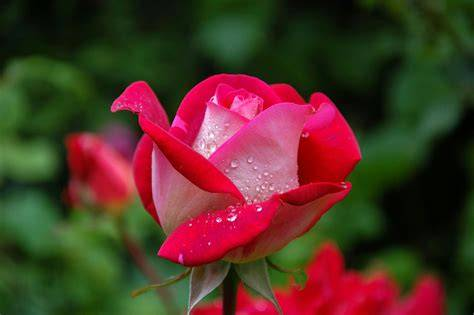
#> input picture LAB_EXPERIMENTS/image.jpg, 474 x 315 px
$ python experiment16.py   (older library calls are emulated)
#> lines starting #> are read from the running program, lines starting #| are printed output that depends on the picture
import cv2
import matplotlib.pyplot as plt

# Read the image
image = cv2.imread("image.jpg")
#> image is the input picture: shape (315, 474, 3); mean B, G, R 38.4, 51.4, 81.6

# Check whether the image is loaded
if image is None:
    print("Error: Could not load image")
    exit()

# Convert image to grayscale
gray_image = cv2.cvtColor(image, cv2.COLOR_BGR2GRAY)
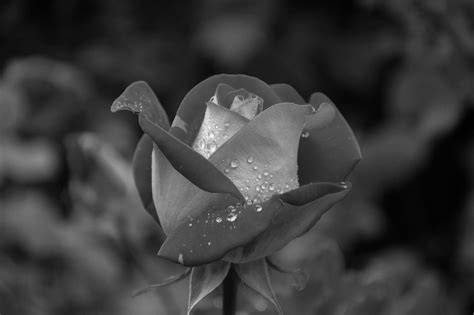
#> gray_image: shape (315, 474); min 0, max 251, mean 59

# Apply Sobel operator in X direction
sobel_x = cv2.Sobel(gray_image, cv2.CV_64F, 1, 0, ksize=3)
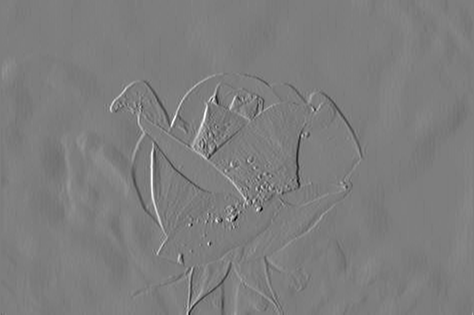
#> sobel_x: shape (315, 474) float64; min -527, max 539, mean -0.4; drawn with min black and max white

# Apply Sobel operator in Y direction
sobel_y = cv2.Sobel(gray_image, cv2.CV_64F, 0, 1, ksize=3)
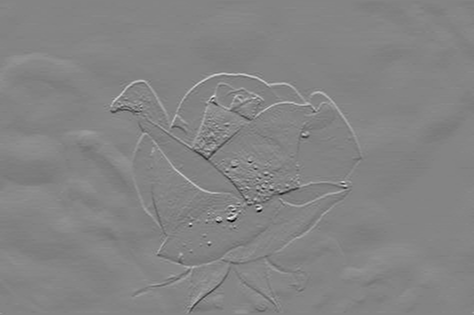
#> sobel_y: shape (315, 474) float64; min -586, max 545, mean 1; drawn with min black and max white

# Calculate absolute values
sobel_x = cv2.convertScaleAbs(sobel_x)
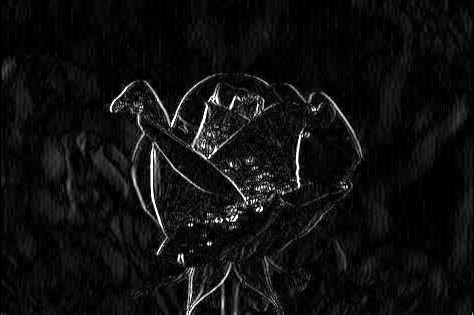
#> sobel_x: shape (315, 474); min 0, max 255, mean 15.6
sobel_y = cv2.convertScaleAbs(sobel_y)
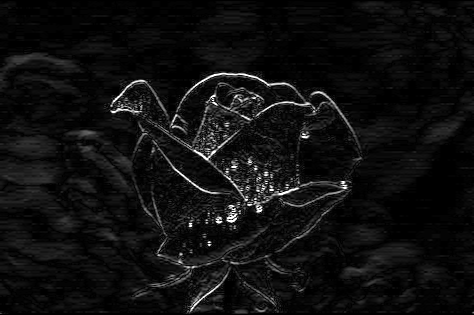
#> sobel_y: shape (315, 474); min 0, max 255, mean 15.6

# Combine X and Y gradients
sobel_image = cv2.addWeighted(sobel_x, 0.5, sobel_y, 0.5, 0)
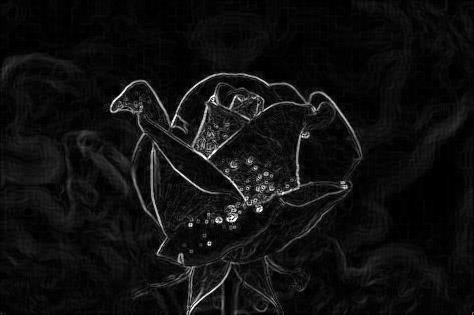
#> sobel_image: shape (315, 474); min 0, max 255, mean 15.6

# Display images
plt.figure(figsize=(12, 8))

plt.subplot(2, 2, 1)
plt.imshow(cv2.cvtColor(image, cv2.COLOR_BGR2RGB))
plt.title("Original Image")
plt.axis("off")

plt.subplot(2, 2, 2)
plt.imshow(sobel_x, cmap="gray")
plt.title("Sobel X")
plt.axis("off")

plt.subplot(2, 2, 3)
plt.imshow(sobel_y, cmap="gray")
plt.title("Sobel Y")
plt.axis("off")

plt.subplot(2, 2, 4)
plt.imshow(sobel_image, cmap="gray")
plt.title("Sobel Edge Detection")
plt.axis("off")

plt.tight_layout()
plt.show()
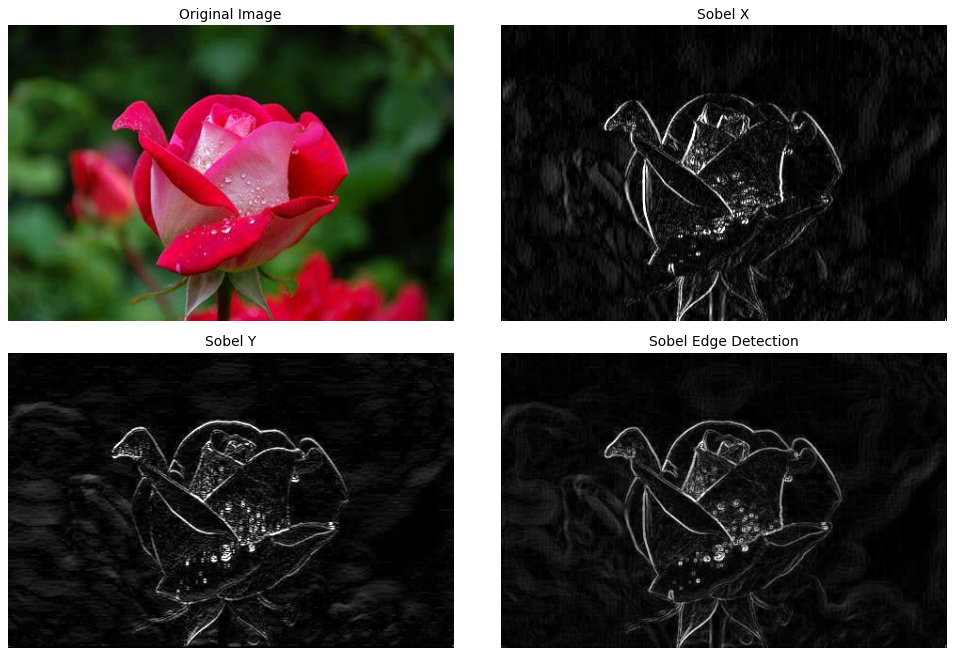
#> figure drawn by matplotlib, 4 panels
